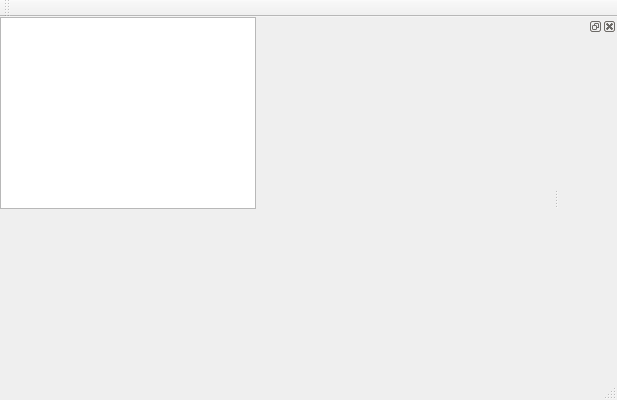
<?xml version="1.0" encoding="UTF-8"?>
<ui version="4.0">
 <class>QtWidgetsApplication2Class</class>
 <widget class="QMainWindow" name="QtWidgetsApplication2Class">
  <property name="geometry">
   <rect>
    <x>0</x>
    <y>0</y>
    <width>617</width>
    <height>400</height>
   </rect>
  </property>
  <property name="windowTitle">
   <string>QtWidgetsApplication2</string>
  </property>
  <widget class="QWidget" name="centralWidget">
   <widget class="QGraphicsView" name="graphicsView">
    <property name="geometry">
     <rect>
      <x>0</x>
      <y>0</y>
      <width>256</width>
      <height>192</height>
     </rect>
    </property>
   </widget>
  </widget>
  <widget class="QMenuBar" name="menuBar">
   <property name="geometry">
    <rect>
     <x>0</x>
     <y>0</y>
     <width>617</width>
     <height>33</height>
    </rect>
   </property>
  </widget>
  <widget class="QToolBar" name="mainToolBar">
   <attribute name="toolBarArea">
    <enum>TopToolBarArea</enum>
   </attribute>
   <attribute name="toolBarBreak">
    <bool>false</bool>
   </attribute>
  </widget>
  <widget class="QStatusBar" name="statusBar"/>
  <widget class="QDockWidget" name="propertiesDock">
   <attribute name="dockWidgetArea">
    <number>2</number>
   </attribute>
   <widget class="QWidget" name="dockWidgetContents_5">
    <widget class="QWidget" name="formLayoutWidget">
     <property name="geometry">
      <rect>
       <x>10</x>
       <y>20</y>
       <width>160</width>
       <height>80</height>
      </rect>
     </property>
     <layout class="QFormLayout" name="formLayout"/>
    </widget>
   </widget>
  </widget>
 </widget>
 <layoutdefault spacing="6" margin="11"/>
 <resources>
  <include location="QtWidgetsApplication2.qrc"/>
 </resources>
 <connections/>
</ui>
